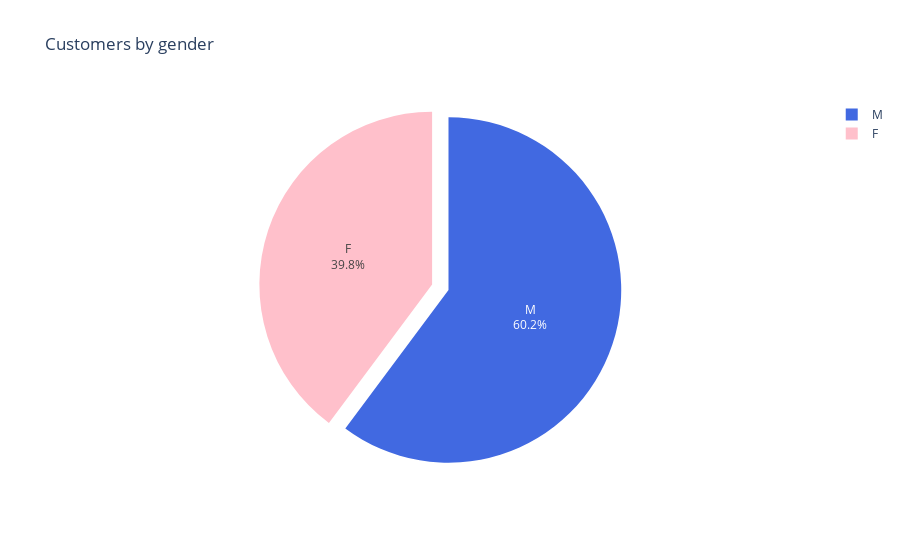

Notebook cell for this chart:
### Code cell
#gender piechart
pie=df.groupby('GENRE').size().to_frame('count').reset_index()
colors=['pink','lightblue']
fig1= px.pie(pie, values='count', names='GENRE', title='Customers by gender',color_discrete_map={
                                'M':'royalblue',
                                 'F':'pink'},color='GENRE')
fig1.update_traces(hoverinfo = 'label+percent', textfont_size = 12,
                  textinfo = 'label+percent', pull = [ 0.1])
fig1.show()
# This is an interactive graph, if you click on the points in the legend you can remove or add the groups

### Figure 1 — Plotly figure (JSON) as saved in the notebook; plotly's stock layout.template omitted (floating-point values rounded to 4 significant figures)
{"data": [{"customdata": [["F"], ["M"]], "domain": {"x": [0, 1], "y": [0, 1]}, "hoverinfo": "label+percent", "hovertemplate": "GENRE=%{customdata[0]}<br>count=%{value}<extra></extra>", "labels": ["F", "M"], "legendgroup": "", "marker": {"colors": ["pink", "royalblue"]}, "name": "", "pull": [0.1], "showlegend": true, "textfont": {"size": 12}, "textinfo": "label+percent", "type": "pie", "values": [24116, 36462]}], "layout": {"legend": {"tracegroupgap": 0}, "title": {"text": "Customers by gender"}}}
